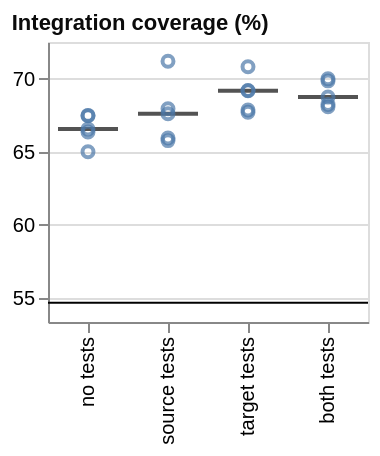

Write the Vega-Lite specification saved for this chart.
### Vega-Lite specification from a JSON file in a GitHub repository (floating-point values rounded to 4 significant figures)
{"config": {"view": {"continuousWidth": 300, "continuousHeight": 300}}, "concat": [{"layer": [{"mark": {"type": "tick", "color": "#0b0b0b", "opacity": 0.7, "size": 30, "thickness": 2}, "encoding": {"x": {"field": "condition", "scale": {"paddingInner": 0.25, "paddingOuter": 0.125}, "sort": ["no tests", "source tests", "target tests", "both tests"], "title": null, "type": "nominal"}, "y": {"aggregate": "median", "field": "value", "scale": {"domain": [53.33, 72.54], "nice": false}, "title": null, "type": "quantitative"}}}, {"mark": {"type": "point"}, "encoding": {"x": {"field": "condition", "scale": {"paddingInner": 0.25, "paddingOuter": 0.125}, "sort": ["no tests", "source tests", "target tests", "both tests"], "title": null, "type": "nominal"}, "xOffset": {"field": "nudge", "scale": {"domain": [-1.0, 1.0], "range": [9.0, 21.0]}, "title": null, "type": "quantitative"}, "y": {"field": "value", "scale": {"domain": [53.33, 72.54], "nice": false}, "type": "quantitative"}}}, {"mark": {"type": "rule"}, "encoding": {"y": {"aggregate": "median", "field": "reference", "scale": {"domain": [53.33, 72.54], "nice": false}, "type": "quantitative"}}, "transform": [{"filter": {"field": "reference", "valid": true}}]}], "height": 140, "title": {"text": "Integration coverage (%)", "anchor": "start", "color": "#0b0b0b", "fontSize": 11}, "width": 160}], "columns": 4, "data": {"name": "data-e155b375497a3a605c8e270ccc70b4cd"}, "$schema": "https://vega.github.io/schema/vega-lite/v6.4.1.json", "datasets": {"data-e155b375497a3a605c8e270ccc70b4cd": [{"condition": "no tests", "layout": "rebuilt the file layout", "metric": "adapted_integration_coverage_pct", "value": 67.5, "reference": 54.65, "nudge": 0.0}, {"condition": "no tests", "layout": "kept the file layout", "metric": "adapted_integration_coverage_pct", "value": 66.36, "reference": 54.65, "nudge": 0.0}, {"condition": "no tests", "layout": "rebuilt the file layout", "metric": "adapted_integration_coverage_pct", "value": 67.48, "reference": 54.65, "nudge": 0.0}, {"condition": "no tests", "layout": "rebuilt the file layout", "metric": "adapted_integration_coverage_pct", "value": 66.56, "reference": 54.65, "nudge": 0.0}, {"condition": "no tests", "layout": "kept the file layout", "metric": "adapted_integration_coverage_pct", "value": 65.01, "reference": 54.65, "nudge": 0.0}, {"condition": "source tests", "layout": "kept the file layout", "metric": "adapted_integration_coverage_pct", "value": 65.95, "reference": 54.65, "nudge": 0.0}, {"condition": "source tests", "layout": "kept the file layout", "metric": "adapted_integration_coverage_pct", "value": 67.96, "reference": 54.65, "nudge": 0.0}, {"condition": "source tests", "layout": "kept the file layout", "metric": "adapted_integration_coverage_pct", "value": 67.61, "reference": 54.65, "nudge": 0.0}, {"condition": "source tests", "layout": "rebuilt the file layout", "metric": "adapted_integration_coverage_pct", "value": 65.77, "reference": 54.65, "nudge": 0.0}, {"condition": "source tests", "layout": "kept the file layout", "metric": "adapted_integration_coverage_pct", "value": 71.21, "reference": 54.65, "nudge": 0.0}, {"condition": "target tests", "layout": "kept the file layout", "metric": "adapted_integration_coverage_pct", "value": 67.87, "reference": 54.65, "nudge": 0.0}, {"condition": "target tests", "layout": "kept the file layout", "metric": "adapted_integration_coverage_pct", "value": 69.19, "reference": 54.65, "nudge": 0.0}, {"condition": "target tests", "layout": "kept the file layout", "metric": "adapted_integration_coverage_pct", "value": 67.72, "reference": 54.65, "nudge": 0.0}, {"condition": "target tests", "layout": "kept the file layout", "metric": "adapted_integration_coverage_pct", "value": 69.21, "reference": 54.65, "nudge": 0.0}, {"condition": "target tests", "layout": "kept the file layout", "metric": "adapted_integration_coverage_pct", "value": 70.84, "reference": 54.65, "nudge": 0.0}, {"condition": "both tests", "layout": "kept the file layout", "metric": "adapted_integration_coverage_pct", "value": 68.24, "reference": 54.65, "nudge": 0.0}, {"condition": "both tests", "layout": "kept the file layout", "metric": "adapted_integration_coverage_pct", "value": 68.09, "reference": 54.65, "nudge": 0.0}, {"condition": "both tests", "layout": "kept the file layout", "metric": "adapted_integration_coverage_pct", "value": 68.76, "reference": 54.65, "nudge": 0.0}, {"condition": "both tests", "layout": "kept the file layout", "metric": "adapted_integration_coverage_pct", "value": 70.01, "reference": 54.65, "nudge": 0.0}, {"condition": "both tests", "layout": "kept the file layout", "metric": "adapted_integration_coverage_pct", "value": 69.87, "reference": 54.65, "nudge": 0.0}]}}
